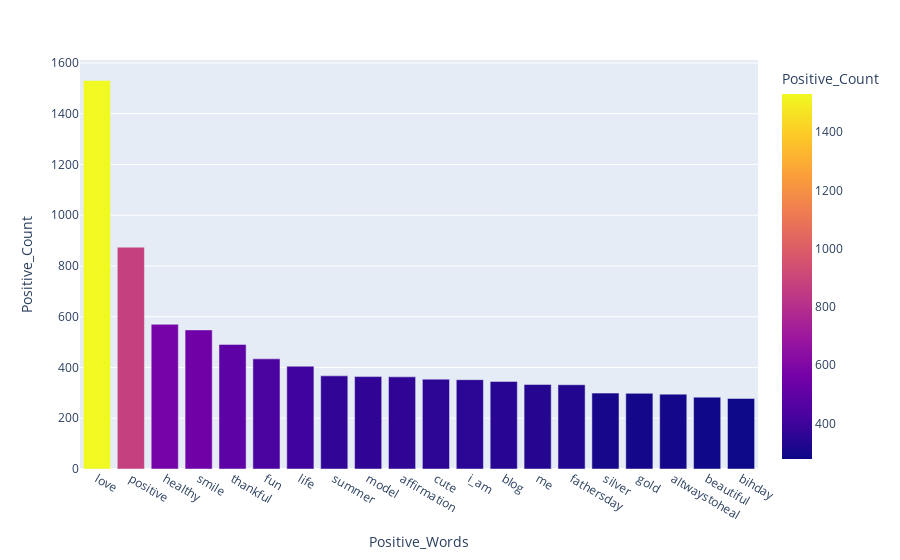

Source (notebook cell):
### Code cell
#Normal histogram of positive words
fig = px.bar(z, x="Positive_Words", y="Positive_Count",
            hover_name="Positive_Words",color = 'Positive_Count')
fig.show()

### Figure 1 — Plotly figure (JSON) as saved in the notebook; plotly's stock layout.template omitted (floating-point values rounded to 4 significant figures)
{"data": [{"alignmentgroup": "True", "hovertemplate": "<b>%{hovertext}</b><br><br>Positive_Words=%{x}<br>Positive_Count=%{marker.color}<extra></extra>", "hovertext": ["love", "positive", "healthy", "smile", "thankful", "fun", "life", "summer", "model", "affirmation", "cute", "i_am", "blog", "me", "fathersday", "silver", "gold", "altwaystoheal", "beautiful", "bihday"], "legendgroup": "", "marker": {"color": [1531, 874, 570, 548, 491, 434, 405, 367, 364, 363, 354, 352, 345, 333, 332, 299, 298, 295, 283, 278], "coloraxis": "coloraxis"}, "name": "", "offsetgroup": "", "orientation": "v", "showlegend": false, "textposition": "auto", "type": "bar", "x": ["love", "positive", "healthy", "smile", "thankful", "fun", "life", "summer", "model", "affirmation", "cute", "i_am", "blog", "me", "fathersday", "silver", "gold", "altwaystoheal", "beautiful", "bihday"], "xaxis": "x", "y": [1531, 874, 570, 548, 491, 434, 405, 367, 364, 363, 354, 352, 345, 333, 332, 299, 298, 295, 283, 278], "yaxis": "y"}], "layout": {"barmode": "relative", "coloraxis": {"colorbar": {"title": {"text": "Positive_Count"}}, "colorscale": [[0, "#0d0887"], [0.1111, "#46039f"], [0.2222, "#7201a8"], [0.3333, "#9c179e"], [0.4444, "#bd3786"], [0.5556, "#d8576b"], [0.6667, "#ed7953"], [0.7778, "#fb9f3a"], [0.8889, "#fdca26"], [1, "#f0f921"]]}, "legend": {"tracegroupgap": 0}, "margin": {"t": 60}, "xaxis": {"anchor": "y", "domain": [0, 1], "title": {"text": "Positive_Words"}}, "yaxis": {"anchor": "x", "domain": [0, 1], "title": {"text": "Positive_Count"}}}}
